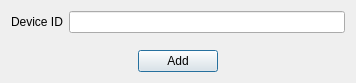
<?xml version="1.0" encoding="UTF-8"?>
<ui version="4.0">
 <class>AddDevice</class>
 <widget class="QDialog" name="AddDevice">
  <property name="geometry">
   <rect>
    <x>0</x>
    <y>0</y>
    <width>356</width>
    <height>83</height>
   </rect>
  </property>
  <property name="windowTitle">
   <string>Dialog</string>
  </property>
  <layout class="QVBoxLayout" name="verticalLayout">
   <item>
    <layout class="QFormLayout" name="formLayout_2">
     <item row="0" column="0">
      <widget class="QLabel" name="label">
       <property name="text">
        <string>Device ID</string>
       </property>
      </widget>
     </item>
     <item row="0" column="1">
      <widget class="QLineEdit" name="deviceIDLineEdit"/>
     </item>
    </layout>
   </item>
   <item>
    <layout class="QHBoxLayout" name="horizontalLayout_2">
     <item>
      <spacer name="horizontalSpacer">
       <property name="orientation">
        <enum>Qt::Horizontal</enum>
       </property>
       <property name="sizeHint" stdset="0">
        <size>
         <width>40</width>
         <height>20</height>
        </size>
       </property>
      </spacer>
     </item>
     <item>
      <widget class="QPushButton" name="addDevicePushButton">
       <property name="text">
        <string>Add</string>
       </property>
      </widget>
     </item>
     <item>
      <spacer name="horizontalSpacer_2">
       <property name="orientation">
        <enum>Qt::Horizontal</enum>
       </property>
       <property name="sizeHint" stdset="0">
        <size>
         <width>40</width>
         <height>20</height>
        </size>
       </property>
      </spacer>
     </item>
    </layout>
   </item>
  </layout>
 </widget>
 <resources/>
 <connections/>
</ui>
